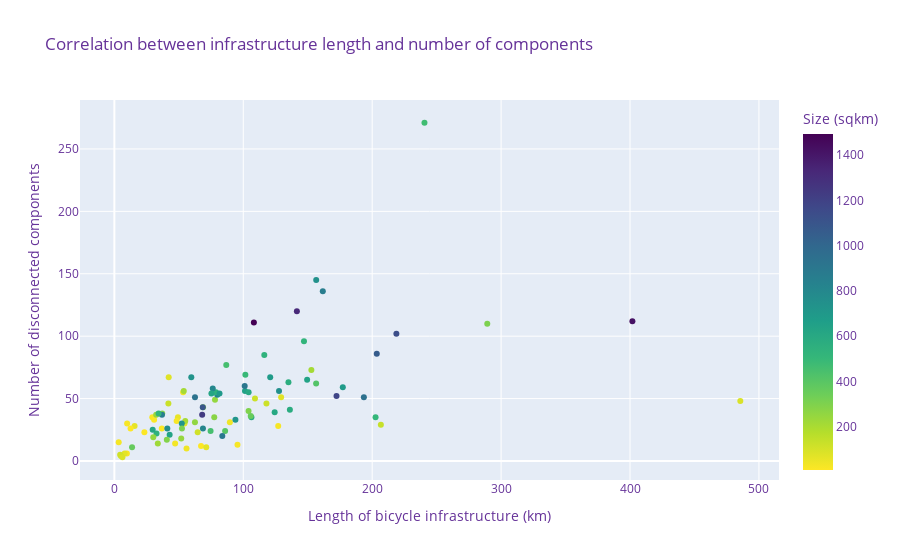
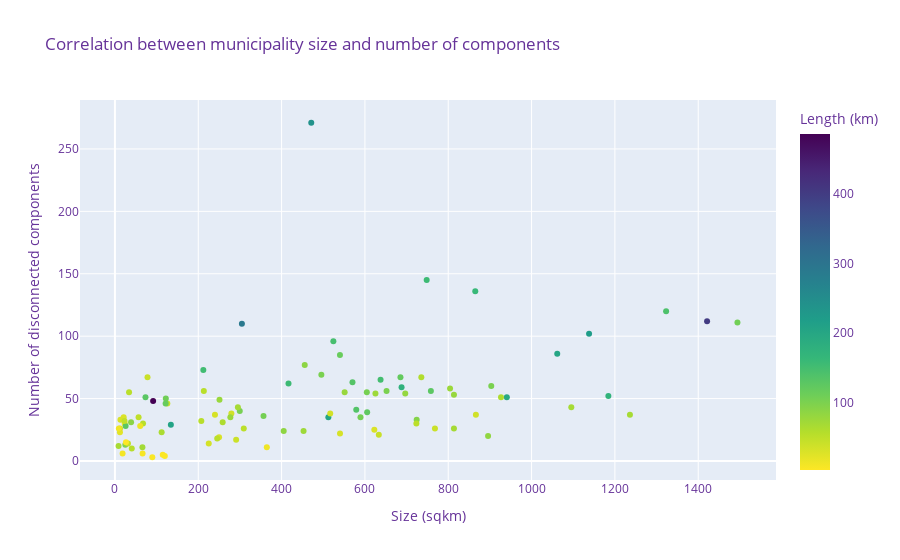
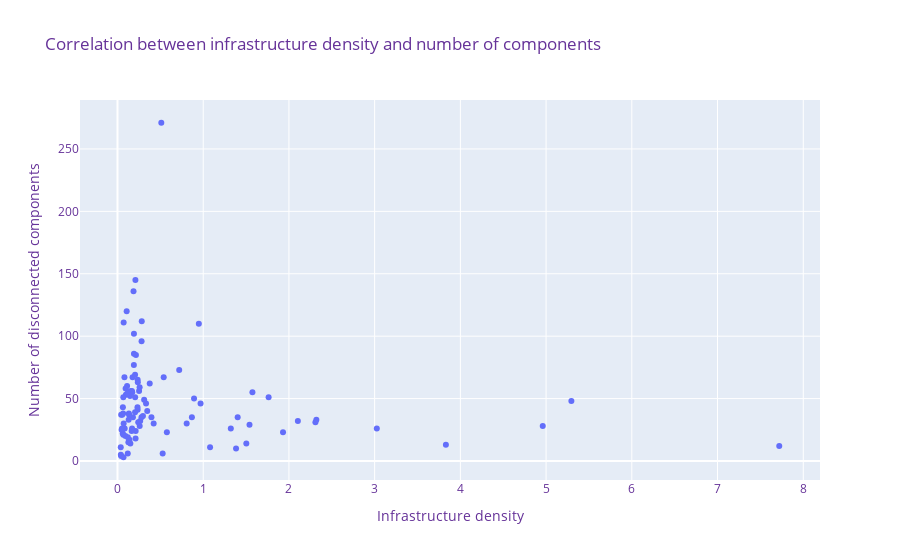

Here is the notebook cell these charts were saved with, in order:
### Markdown cell above
**Plot scatterplots of correlation between number of components and infrastructure length, area, and density**

### Code cell
# Plot correlation between infrastructure length and no of componentsß
fig = px.scatter(
    muni_network_counts, 
    x='infra_km', 
    y='component_count',
    title='Correlation between infrastructure length and number of components', 
    hover_data=['navn'],
    color="area_sqkm",
    color_continuous_scale='viridis_r',
    labels={
        "infra_km": "Length of bicycle infrastructure (km)",
        "component_count": "Number of disconnected components",
        "navn": "Municipality",
        "area_sqkm": "Size (sqkm)",
        })

fig.update_layout(
    font=dict(
        size=12,
        color="RebeccaPurple"
    )
)
fig.show()

# Plot correlation between municipality size and no of componentsß
fig = px.scatter(
    muni_network_counts, 
    x='area_sqkm', 
    y='component_count',
    color="infra_km",
    title='Correlation between municipality size and number of components', 
    hover_data=['navn'],
    color_continuous_scale='viridis_r',
    labels={
        "area_sqkm": "Size (sqkm)",
        "infra_km": "Length (km)",
        "component_count": "Number of disconnected components",
        "navn": "Municipality"
        })

fig.update_layout(
    font=dict(
        size=12,
        color="RebeccaPurple"
    )
)
fig.show()

# Plot correlation between density and number of components
fig = px.scatter(
    muni_network_counts, 
    x='infra_dens', 
    y='component_count',
    #color="infra_km",
    title='Correlation between infrastructure density and number of components', 
    hover_data=['navn'],
    #color_continuous_scale='viridis_r',
    labels={
        # "area_sqkm": "Size (sqkm)",
        # "infra_km": "Length (km)",
        "infra_dens": "Infrastructure density",
        "component_count": "Number of disconnected components",
        "navn": "Municipality"
        })

fig.update_layout(
    font=dict(
        size=12,
        color="RebeccaPurple"
    )
)
fig.show()

### Figure 1 — Plotly figure (JSON) as saved in the notebook; plotly's stock layout.template omitted (floating-point values rounded to 4 significant figures)
{"data": [{"customdata": [["Aabenraa"], ["Aalborg"], ["Aarhus"], ["Albertslund"], ["Allerød"], ["Assens"], ["Ballerup"], ["Billund"], ["Bornholm"], ["Brøndby"], ["Brønderslev"], ["Dragør"], ["Egedal"], ["Esbjerg"], ["Faaborg-Midtfyn"], ["Fanø"], ["Favrskov"], ["Faxe"], ["Fredensborg"], ["Fredericia"], ["Frederiksberg"], ["Frederikshavn"], ["Frederikssund"], ["Furesø"], ["Gentofte"], ["Gladsaxe"], ["Glostrup"], ["Greve"], ["Gribskov"], ["Guldborgsund"], ["Haderslev"], ["Halsnæs"], ["Hedensted"], ["Helsingør"], ["Herlev"], ["Herning"], ["Hillerød"], ["Hjørring"], ["Holbæk"], ["Holstebro"], ["Horsens"], ["Hvidovre"], ["Høje-Taastrup"], ["Hørsholm"], ["Ikast-Brande"], ["Ishøj"], ["Jammerbugt"], ["Kalundborg"], ["Kerteminde"], ["Kolding"], ["København"], ["Køge"], ["Langeland"], ["Lejre"], ["Lemvig"], ["Lolland"], ["Lyngby-Taarbæk"], ["Læsø"], ["Mariagerfjord"], ["Middelfart"], ["Morsø"], ["Norddjurs"], ["Nordfyns"], ["Nyborg"], ["Næstved"], ["Odder"], ["Odense"], ["Odsherred"], ["Randers"], ["Rebild"], ["Ringkøbing-Skjern"], ["Ringsted"], ["Roskilde"], ["Rudersdal"], ["Rødovre"], ["Samsø"], ["Silkeborg"], ["Skanderborg"], ["Skive"], ["Slagelse"], ["Solrød"], ["Sorø"], ["Stevns"], ["Struer"], ["Svendborg"], ["Syddjurs"], ["Sønderborg"], ["Thisted"], ["Tårnby"], ["Tønder"], ["Vallensbæk"], ["Varde"], ["Vejen"], ["Vejle"], ["Vesthimmerlands"], ["Viborg"], ["Vordingborg"], ["Ærø"]], "hovertemplate": "Length of bicycle infrastructure (km)=%{x}<br>Number of disconnected components=%{y}<br>Municipality=%{customdata[0]}<br>Size (sqkm)=%{marker.color}<extra></extra>", "legendgroup": "", "marker": {"color": [940.6, 1138, 471.2, 23.44, 67.43, 512.2, 33.9, 540.2, 589.3, 20.99, 633.4, 18.41, 125.8, 758.3, 637.6, 66.41, 540.1, 405.1, 112.1, 134.3, 8.71, 651.9, 251.0, 56.8, 25.62, 24.93, 13.29, 60.62, 279.5, 903.3, 813.7, 122.2, 551.4, 121.7, 12.06, 1323.0, 213.4, 926.6, 579.2, 804.3, 524.3, 22.96, 78.2, 31.35, 735.4, 26.5, 866.4, 605.4, 207.3, 604.5, 91.7, 258.6, 290.9, 240.1, 516.7, 895.6, 38.8, 119.8, 724.2, 299.6, 364.6, 723.5, 452.8, 277.1, 685.3, 225.2, 304.8, 356.7, 748.2, 622.6, 1494.0, 295.1, 212.2, 73.38, 12.17, 114.8, 864.9, 455.6, 688.0, 570.1, 40.46, 309.3, 249.9, 245.5, 416.6, 696.8, 495.5, 1095.0, 65.99, 1184.0, 9.49, 1236.0, 813.7, 1062.0, 768.0, 1421.0, 625.3, 89.77], "coloraxis": "coloraxis", "symbol": "circle"}, "mode": "markers", "name": "", "orientation": "v", "showlegend": false, "type": "scatter", "x": [193.5, 218.8, 240.6, 9.894, 54.39, 202.6, 53.35, 32.69, 106.3, 29.43, 42.88, 9.694, 41.89, 127.7, 149.5, 7.959, 116.3, 85.92, 64.64, 206.7, 67.24, 101.3, 78.06, 49.3, 127.1, 95.51, 30.83, 15.69, 37.13, 101.1, 79.83, 109.1, 78.81, 118.0, 23.29, 141.6, 53.83, 62.55, 136.2, 76.32, 147.1, 48.31, 42.16, 47.13, 59.68, 3.367, 36.94, 124.3, 54.98, 104.1, 485.6, 62.52, 40.71, 32.42, 34.28, 83.73, 89.6, 5.13, 93.92, 104.1, 13.72, 52.3, 74.64, 77.49, 120.9, 33.71, 289.3, 105.8, 156.6, 29.73, 108.2, 68.78, 152.8, 129.4, 36.82, 4.484, 161.7, 86.82, 177.2, 135.0, 55.98, 52.44, 30.18, 51.86, 156.5, 81.58, 101.6, 68.59, 71.26, 172.3, 12.55, 68.12, 68.73, 203.6, 41.08, 401.9, 75.29, 6.247], "xaxis": "x", "y": [51, 102, 271, 30, 30, 35, 55, 22, 35, 35, 21, 6, 46, 56, 65, 6, 85, 24, 23, 29, 12, 56, 49, 35, 28, 13, 33, 28, 38, 60, 53, 50, 55, 46, 23, 120, 56, 51, 41, 58, 96, 32, 67, 14, 67, 15, 37, 39, 32, 55, 48, 31, 17, 37, 38, 20, 31, 4, 33, 40, 11, 30, 24, 35, 67, 14, 110, 36, 145, 25, 111, 43, 73, 51, 26, 5, 136, 77, 59, 63, 10, 26, 19, 18, 62, 54, 69, 43, 11, 52, 26, 37, 26, 86, 26, 112, 54, 3], "yaxis": "y"}], "layout": {"coloraxis": {"colorbar": {"title": {"text": "Size (sqkm)"}}, "colorscale": [[0, "#fde725"], [0.1111, "#b5de2b"], [0.2222, "#6ece58"], [0.3333, "#35b779"], [0.4444, "#1f9e89"], [0.5556, "#26828e"], [0.6667, "#31688e"], [0.7778, "#3e4989"], [0.8889, "#482878"], [1, "#440154"]]}, "font": {"color": "RebeccaPurple", "size": 12}, "legend": {"tracegroupgap": 0}, "title": {"text": "Correlation between infrastructure length and number of components"}, "xaxis": {"anchor": "y", "domain": [0, 1], "title": {"text": "Length of bicycle infrastructure (km)"}}, "yaxis": {"anchor": "x", "domain": [0, 1], "title": {"text": "Number of disconnected components"}}}}

### Figure 2 — Plotly figure (JSON) as saved in the notebook; plotly's stock layout.template omitted (floating-point values rounded to 4 significant figures)
{"data": [{"customdata": [["Aabenraa"], ["Aalborg"], ["Aarhus"], ["Albertslund"], ["Allerød"], ["Assens"], ["Ballerup"], ["Billund"], ["Bornholm"], ["Brøndby"], ["Brønderslev"], ["Dragør"], ["Egedal"], ["Esbjerg"], ["Faaborg-Midtfyn"], ["Fanø"], ["Favrskov"], ["Faxe"], ["Fredensborg"], ["Fredericia"], ["Frederiksberg"], ["Frederikshavn"], ["Frederikssund"], ["Furesø"], ["Gentofte"], ["Gladsaxe"], ["Glostrup"], ["Greve"], ["Gribskov"], ["Guldborgsund"], ["Haderslev"], ["Halsnæs"], ["Hedensted"], ["Helsingør"], ["Herlev"], ["Herning"], ["Hillerød"], ["Hjørring"], ["Holbæk"], ["Holstebro"], ["Horsens"], ["Hvidovre"], ["Høje-Taastrup"], ["Hørsholm"], ["Ikast-Brande"], ["Ishøj"], ["Jammerbugt"], ["Kalundborg"], ["Kerteminde"], ["Kolding"], ["København"], ["Køge"], ["Langeland"], ["Lejre"], ["Lemvig"], ["Lolland"], ["Lyngby-Taarbæk"], ["Læsø"], ["Mariagerfjord"], ["Middelfart"], ["Morsø"], ["Norddjurs"], ["Nordfyns"], ["Nyborg"], ["Næstved"], ["Odder"], ["Odense"], ["Odsherred"], ["Randers"], ["Rebild"], ["Ringkøbing-Skjern"], ["Ringsted"], ["Roskilde"], ["Rudersdal"], ["Rødovre"], ["Samsø"], ["Silkeborg"], ["Skanderborg"], ["Skive"], ["Slagelse"], ["Solrød"], ["Sorø"], ["Stevns"], ["Struer"], ["Svendborg"], ["Syddjurs"], ["Sønderborg"], ["Thisted"], ["Tårnby"], ["Tønder"], ["Vallensbæk"], ["Varde"], ["Vejen"], ["Vejle"], ["Vesthimmerlands"], ["Viborg"], ["Vordingborg"], ["Ærø"]], "hovertemplate": "Size (sqkm)=%{x}<br>Number of disconnected components=%{y}<br>Municipality=%{customdata[0]}<br>Length (km)=%{marker.color}<extra></extra>", "legendgroup": "", "marker": {"color": [193.5, 218.8, 240.6, 9.894, 54.39, 202.6, 53.35, 32.69, 106.3, 29.43, 42.88, 9.694, 41.89, 127.7, 149.5, 7.959, 116.3, 85.92, 64.64, 206.7, 67.24, 101.3, 78.06, 49.3, 127.1, 95.51, 30.83, 15.69, 37.13, 101.1, 79.83, 109.1, 78.81, 118.0, 23.29, 141.6, 53.83, 62.55, 136.2, 76.32, 147.1, 48.31, 42.16, 47.13, 59.68, 3.367, 36.94, 124.3, 54.98, 104.1, 485.6, 62.52, 40.71, 32.42, 34.28, 83.73, 89.6, 5.13, 93.92, 104.1, 13.72, 52.3, 74.64, 77.49, 120.9, 33.71, 289.3, 105.8, 156.6, 29.73, 108.2, 68.78, 152.8, 129.4, 36.82, 4.484, 161.7, 86.82, 177.2, 135.0, 55.98, 52.44, 30.18, 51.86, 156.5, 81.58, 101.6, 68.59, 71.26, 172.3, 12.55, 68.12, 68.73, 203.6, 41.08, 401.9, 75.29, 6.247], "coloraxis": "coloraxis", "symbol": "circle"}, "mode": "markers", "name": "", "orientation": "v", "showlegend": false, "type": "scatter", "x": [940.6, 1138, 471.2, 23.44, 67.43, 512.2, 33.9, 540.2, 589.3, 20.99, 633.4, 18.41, 125.8, 758.3, 637.6, 66.41, 540.1, 405.1, 112.1, 134.3, 8.71, 651.9, 251.0, 56.8, 25.62, 24.93, 13.29, 60.62, 279.5, 903.3, 813.7, 122.2, 551.4, 121.7, 12.06, 1323.0, 213.4, 926.6, 579.2, 804.3, 524.3, 22.96, 78.2, 31.35, 735.4, 26.5, 866.4, 605.4, 207.3, 604.5, 91.7, 258.6, 290.9, 240.1, 516.7, 895.6, 38.8, 119.8, 724.2, 299.6, 364.6, 723.5, 452.8, 277.1, 685.3, 225.2, 304.8, 356.7, 748.2, 622.6, 1494.0, 295.1, 212.2, 73.38, 12.17, 114.8, 864.9, 455.6, 688.0, 570.1, 40.46, 309.3, 249.9, 245.5, 416.6, 696.8, 495.5, 1095.0, 65.99, 1184.0, 9.49, 1236.0, 813.7, 1062.0, 768.0, 1421.0, 625.3, 89.77], "xaxis": "x", "y": [51, 102, 271, 30, 30, 35, 55, 22, 35, 35, 21, 6, 46, 56, 65, 6, 85, 24, 23, 29, 12, 56, 49, 35, 28, 13, 33, 28, 38, 60, 53, 50, 55, 46, 23, 120, 56, 51, 41, 58, 96, 32, 67, 14, 67, 15, 37, 39, 32, 55, 48, 31, 17, 37, 38, 20, 31, 4, 33, 40, 11, 30, 24, 35, 67, 14, 110, 36, 145, 25, 111, 43, 73, 51, 26, 5, 136, 77, 59, 63, 10, 26, 19, 18, 62, 54, 69, 43, 11, 52, 26, 37, 26, 86, 26, 112, 54, 3], "yaxis": "y"}], "layout": {"coloraxis": {"colorbar": {"title": {"text": "Length (km)"}}, "colorscale": [[0, "#fde725"], [0.1111, "#b5de2b"], [0.2222, "#6ece58"], [0.3333, "#35b779"], [0.4444, "#1f9e89"], [0.5556, "#26828e"], [0.6667, "#31688e"], [0.7778, "#3e4989"], [0.8889, "#482878"], [1, "#440154"]]}, "font": {"color": "RebeccaPurple", "size": 12}, "legend": {"tracegroupgap": 0}, "title": {"text": "Correlation between municipality size and number of components"}, "xaxis": {"anchor": "y", "domain": [0, 1], "title": {"text": "Size (sqkm)"}}, "yaxis": {"anchor": "x", "domain": [0, 1], "title": {"text": "Number of disconnected components"}}}}

### Figure 3 — Plotly figure (JSON) as saved in the notebook; plotly's stock layout.template omitted (floating-point values rounded to 4 significant figures)
{"data": [{"customdata": [["Aabenraa"], ["Aalborg"], ["Aarhus"], ["Albertslund"], ["Allerød"], ["Assens"], ["Ballerup"], ["Billund"], ["Bornholm"], ["Brøndby"], ["Brønderslev"], ["Dragør"], ["Egedal"], ["Esbjerg"], ["Faaborg-Midtfyn"], ["Fanø"], ["Favrskov"], ["Faxe"], ["Fredensborg"], ["Fredericia"], ["Frederiksberg"], ["Frederikshavn"], ["Frederikssund"], ["Furesø"], ["Gentofte"], ["Gladsaxe"], ["Glostrup"], ["Greve"], ["Gribskov"], ["Guldborgsund"], ["Haderslev"], ["Halsnæs"], ["Hedensted"], ["Helsingør"], ["Herlev"], ["Herning"], ["Hillerød"], ["Hjørring"], ["Holbæk"], ["Holstebro"], ["Horsens"], ["Hvidovre"], ["Høje-Taastrup"], ["Hørsholm"], ["Ikast-Brande"], ["Ishøj"], ["Jammerbugt"], ["Kalundborg"], ["Kerteminde"], ["Kolding"], ["København"], ["Køge"], ["Langeland"], ["Lejre"], ["Lemvig"], ["Lolland"], ["Lyngby-Taarbæk"], ["Læsø"], ["Mariagerfjord"], ["Middelfart"], ["Morsø"], ["Norddjurs"], ["Nordfyns"], ["Nyborg"], ["Næstved"], ["Odder"], ["Odense"], ["Odsherred"], ["Randers"], ["Rebild"], ["Ringkøbing-Skjern"], ["Ringsted"], ["Roskilde"], ["Rudersdal"], ["Rødovre"], ["Samsø"], ["Silkeborg"], ["Skanderborg"], ["Skive"], ["Slagelse"], ["Solrød"], ["Sorø"], ["Stevns"], ["Struer"], ["Svendborg"], ["Syddjurs"], ["Sønderborg"], ["Thisted"], ["Tårnby"], ["Tønder"], ["Vallensbæk"], ["Varde"], ["Vejen"], ["Vejle"], ["Vesthimmerlands"], ["Viborg"], ["Vordingborg"], ["Ærø"]], "hovertemplate": "Infrastructure density=%{x}<br>Number of disconnected components=%{y}<br>Municipality=%{customdata[0]}<extra></extra>", "legendgroup": "", "marker": {"color": "#636efa", "symbol": "circle"}, "mode": "markers", "name": "", "orientation": "v", "showlegend": false, "type": "scatter", "x": [0.206, 0.192, 0.511, 0.422, 0.807, 0.396, 1.574, 0.061, 0.18, 1.402, 0.068, 0.527, 0.333, 0.168, 0.235, 0.12, 0.215, 0.212, 0.576, 1.54, 7.72, 0.155, 0.311, 0.868, 4.961, 3.831, 2.32, 0.259, 0.133, 0.112, 0.098, 0.893, 0.143, 0.969, 1.931, 0.107, 0.252, 0.068, 0.235, 0.095, 0.281, 2.104, 0.539, 1.503, 0.081, 0.127, 0.043, 0.205, 0.265, 0.172, 5.295, 0.242, 0.14, 0.135, 0.066, 0.093, 2.309, 0.043, 0.13, 0.347, 0.038, 0.072, 0.165, 0.28, 0.176, 0.15, 0.949, 0.297, 0.209, 0.048, 0.072, 0.233, 0.72, 1.763, 3.025, 0.039, 0.187, 0.191, 0.258, 0.237, 1.383, 0.17, 0.121, 0.211, 0.376, 0.117, 0.205, 0.063, 1.08, 0.146, 1.322, 0.055, 0.084, 0.192, 0.053, 0.283, 0.12, 0.07], "xaxis": "x", "y": [51, 102, 271, 30, 30, 35, 55, 22, 35, 35, 21, 6, 46, 56, 65, 6, 85, 24, 23, 29, 12, 56, 49, 35, 28, 13, 33, 28, 38, 60, 53, 50, 55, 46, 23, 120, 56, 51, 41, 58, 96, 32, 67, 14, 67, 15, 37, 39, 32, 55, 48, 31, 17, 37, 38, 20, 31, 4, 33, 40, 11, 30, 24, 35, 67, 14, 110, 36, 145, 25, 111, 43, 73, 51, 26, 5, 136, 77, 59, 63, 10, 26, 19, 18, 62, 54, 69, 43, 11, 52, 26, 37, 26, 86, 26, 112, 54, 3], "yaxis": "y"}], "layout": {"font": {"color": "RebeccaPurple", "size": 12}, "legend": {"tracegroupgap": 0}, "title": {"text": "Correlation between infrastructure density and number of components"}, "xaxis": {"anchor": "y", "domain": [0, 1], "title": {"text": "Infrastructure density"}}, "yaxis": {"anchor": "x", "domain": [0, 1], "title": {"text": "Number of disconnected components"}}}}
